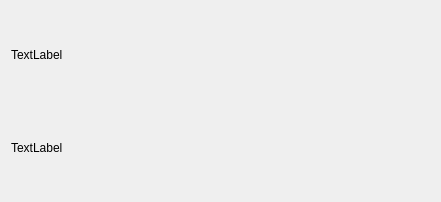
<?xml version="1.0" encoding="UTF-8"?>
<ui version="4.0">
 <class>RoomPlayerItem</class>
 <widget class="QWidget" name="RoomPlayerItem">
  <property name="geometry">
   <rect>
    <x>0</x>
    <y>0</y>
    <width>441</width>
    <height>202</height>
   </rect>
  </property>
  <property name="windowTitle">
   <string>Form</string>
  </property>
  <layout class="QGridLayout" name="gridLayout">
   <item row="0" column="1">
    <widget class="Phonon::VolumeSlider" name="volumeSlider"/>
   </item>
   <item row="0" column="0">
    <widget class="QLabel" name="userPic">
     <property name="text">
      <string>TextLabel</string>
     </property>
    </widget>
   </item>
   <item row="1" column="0" colspan="2">
    <widget class="QLabel" name="spectrum">
     <property name="text">
      <string>TextLabel</string>
     </property>
    </widget>
   </item>
  </layout>
 </widget>
 <customwidgets>
  <customwidget>
   <class>Phonon::VolumeSlider</class>
   <extends>QWidget</extends>
   <header location="global">phonon/volumeslider.h</header>
  </customwidget>
 </customwidgets>
 <resources/>
 <connections/>
</ui>
